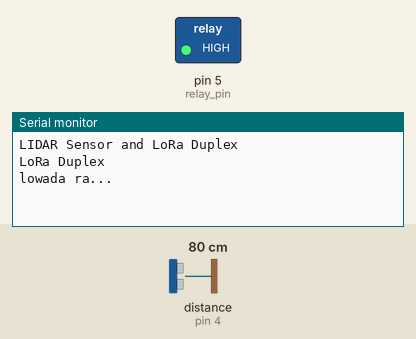
Recording of a sketch running on a simulated Arduino Uno, built with avr-gcc and run on an emulated ATmega328P. On the bench: switched loads named in the sketch (green lamp = pin HIGH), the last lines printed to the serial monitor. Wiring (inferred from the names in the program): ultrasonic range finder: trigger pin 3; echo pin 4. The test bench sets the inputs (shaded band); at power-on: distance to the obstacle (sensor on pin 4) 80 cm. The echo pulse lasts 58.3 µs per cm; no radio packets arrive unless stated; pins used as bus, display or sensor lines are not drawn.

Above: at 1.3 s.
1.4 s: distance to the obstacle (sensor on pin 4) set to 22 cm
At 3.0 s:
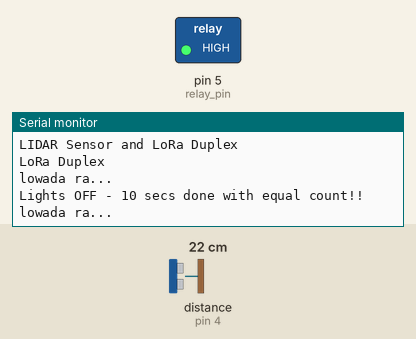
4.4 s: distance to the obstacle (sensor on pin 4) set to 18 cm
At 5.2 s:
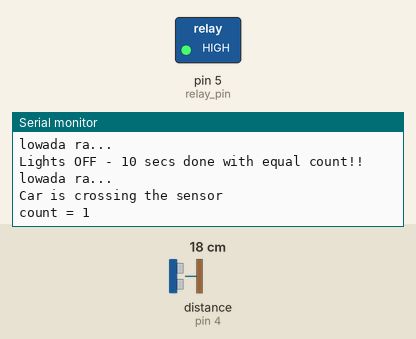

The sketch:

Module_c.ino
```cpp
#include<SoftwareSerial.h>
#define relay_pin 5
#include <LoRa.h>
#include<string.h>
#define sensorTrigPin    3
#define sensorEchoPin    4
 int pulseWidth = 0;
//int distance;

//SoftwareSerial Serial1(3,4);    //(Rx,Tx)

const int csPin = 10;          // LoRa radio chip select
const int resetPin = 9;       // LoRa radio reset
const int irqPin = 2;         // change for your board; must be a hardware interrupt pin
char str;
String outgoing;              // outgoing message
int prev_count = 0;
int next_count = 0;
int gateway_count = 0;
byte msgCount = 0;                 // count of outgoing messages
byte localAddress = 0xCC;          // address of Node 2
byte destination_prev = 0xBB;      // address of Node 3
byte destination_next = 0xFF;      // address of Node 1
byte destination_gateway = 0xDD;   // address of Gateway
int timer_2  = 0;
int timer_1 = 0;
int timer = 0;
int car_present = 0;
int count = 0;
int equal_count = 0;
int r = 0;
int dist;
int strength;
int check;
int uart[9];
int i;
boolean x = 0;
int  prev_count_present,prev_count_previous,update_count;
const int HEADER = 0x59;

void setup()
{
Serial.begin(115200);
pinMode(sensorTrigPin, OUTPUT);
pinMode(sensorEchoPin, INPUT);
//Serial1.begin(115200);
//attachInterrupt(digitalPinToInterrupt(2),onReceive,FALLING);
while (!Serial);
Serial.println("LIDAR Sensor and LoRa Duplex");
pinMode(relay_pin,OUTPUT);
TCCR0A = (1<WGM01);
OCR0A = 0xF9;
TIMSK0|=(1<<OCIE0A);
TCCR0B|=(1<<CS01);
TCCR0B|= (1<<CS00);
sei();

digitalWrite(relay_pin,HIGH);
  while (!LoRa.begin(866E6))
  {
    Serial.println("Starting LoRa failed!");
  }
   Serial.println("LoRa Duplex");
   delay(100);

}
int distance()
{
     digitalWrite(sensorTrigPin, HIGH);
    delayMicroseconds(10);
    digitalWrite(sensorTrigPin, LOW);

    pulseWidth = pulseIn(sensorEchoPin, HIGH);
    dist= pulseWidth*0.034/2;
    delay(20);
         return dist;
}

void count_check()
{
  if(prev_count == count&&equal_count==0)
  {
      equal_count = 1;
      timer_2 = 0;
      car_present = 0;
      Serial.println("lowada ra...");
  }

  else if(prev_count != count){
    equal_count = 0;

  }
}
void loop()
{
          count_check();
            if(prev_count > count && (prev_count_present != prev_count_previous||update_count==1) )
            {

               digitalWrite(relay_pin,LOW);
               update_count = 0;
                Serial.print("prev_count= ");
                Serial.println(prev_count);
                Serial.print("\n");
                timer_1=0;
                car_present = 1;
            }

            if(prev_count_present != prev_count_previous){
            prev_count_previous = prev_count_present;

            }


           if(timer_2>=2 && equal_count==1)
           {
           digitalWrite(relay_pin,HIGH);
           equal_count = 0;
           timer_2 = 0;
           timer_1 = 0;
           Serial.println("Lights OFF - 10 secs done with equal count!! ");
           }


           if(timer_1>= 10 && car_present == 1)
           {

           digitalWrite(relay_pin,HIGH);
           timer_1 = 0;
           car_present = 0;
           Serial.println("Lights OFF - 60 secs done wihout any detection!! ");
           }


          if(distance()<20)
          {
                  count++;
                  Serial.println("Car is crossing the sensor");
                  Serial.print("count = ");
                  Serial.println(count);

                  while(distance()<20)
                  {
                       onReceive(LoRa.parsePacket());


                  }
                  Serial.println("Car has crossed the sensor");
                  Lora_send_count();
                  update_count = 1;
          }

           onReceive(LoRa.parsePacket());
           prev_count_present=prev_count;

}
ISR(TIMER0_COMPA_vect)
{
timer++;
if(timer>=1000)
          {
            timer_2 ++;
            timer_1 ++;
            timer = 0;
          }
}
void Lora_send_count()
{
  outgoing = String(count);
  Serial.print("Sending : ");
  Serial.println(outgoing);
  LoRa.beginPacket();
  LoRa.write(destination_prev);         // add destination address previous
  LoRa.write(destination_next);         // add destination address next
  LoRa.write(destination_gateway);      // add destination address gateway
  LoRa.write(localAddress);             // add sender address
  LoRa.write(msgCount);                 // add message ID
  LoRa.write(outgoing.length());        //add payload size
  LoRa.print(outgoing);                 // add payload
  LoRa.endPacket();
  msgCount++;
  return;
}
void onReceive(int packetSize) {
  if (packetSize == 0) return;                  // if there's no packet, return
  byte recipient_prev    =    LoRa.read();      // recipient address
  byte recipient_next    =    LoRa.read();
  byte recipient_gateway =    LoRa.read();
  byte sender            =    LoRa.read();         // sender address
  byte incomingMsgId     =    LoRa.read();        // incoming msg ID
  byte incomingLength    =    LoRa.read();        // incoming msg length

  String incoming;

  while (LoRa.available()) {
    incoming += (char)LoRa.read();
  }
 int inc_count = incoming.toInt();
  if (incomingLength != incoming.length())
  {
    Serial.println("error: message length does not match length");
    return;
  }

  if (recipient_prev != localAddress && recipient_next != localAddress && recipient_gateway != localAddress){
    Serial.println("This message is not for me.");
    return;
  }
  byte recipient;
  if(recipient_prev == localAddress)
  {
  recipient = localAddress;
  next_count = inc_count;
  }
  else if(recipient_next == localAddress)
  {
    recipient = localAddress;
    prev_count = inc_count;
  }
  else if(recipient_gateway == localAddress)
  {
  recipient = localAddress;
  gateway_count = inc_count;
  }
  Serial.println("Received from: 0x" + String(sender, HEX));
  Serial.println("Sent to: 0x"       + String(recipient, HEX));
  Serial.println("Message ID: "      + String(incomingMsgId));
  Serial.println("Message length: "  + String(incomingLength));
  Serial.println("Message: "         + incoming);
  Serial.println("RSSI: "            + String(LoRa.packetRssi()));
  Serial.println("Snr: "            +  String(LoRa.packetSnr()));
  Serial.println();
  return;
}
```

Measured:
- the behaviour switches between 21 and 20 cm on distance to the obstacle (sensor on pin 4) (found by bisection; images 1 and 2)
- after the input at 4.4 s, the serial monitor: prints a new line at once (image 2)
